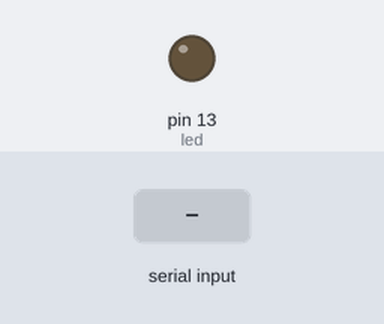
The sketch below on a simulated Arduino Uno, built with avr-gcc and run on an emulated ATmega328P. On the bench: output pins drawn as LEDs (lit = HIGH). The test bench sets the inputs (shaded band). What the sketch prints to the serial monitor is not drawn.

Above: at 1.2 s.
1.3 s: "1" received over Serial
At 2.4 s:
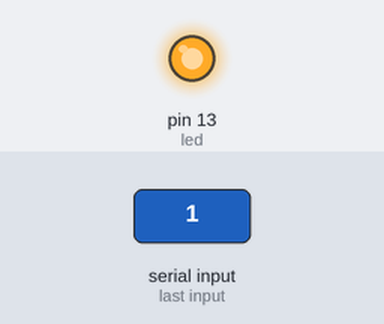
2.8 s: "0" received over Serial
At 3.5 s:
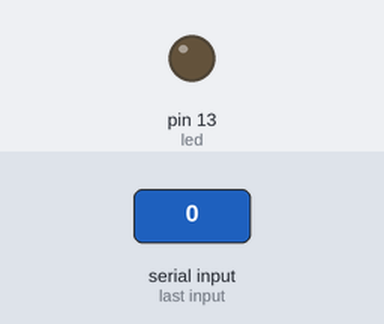
Timing chart, 0 to 5.8 s (numbered marks = the images above; inputs shaded):
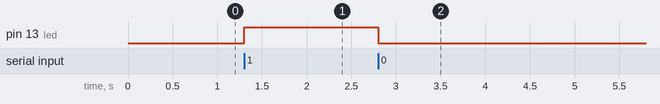

The sketch:

trigger_led.ino
```cpp
int led = 13;
int ret_val;

void setup()
{
  Serial.begin(9600);
  pinMode (led, OUTPUT);
  digitalWrite (led, LOW);
  Serial.println("Initialising board");
}

void loop()
{
  while (Serial.available()) {
    ret_val = Serial.read();
  }

  if (ret_val == '1') {
//  Serial.println("Lighting up LED");
    digitalWrite (led, HIGH);
  } else if (ret_val == '0') {
    digitalWrite (led, LOW);
  }
}
```

Measured:
- after the input at 1.3 s, pin 13 (led): LOW → HIGH at once
- after the input at 2.8 s, pin 13 (led): HIGH → LOW at once
